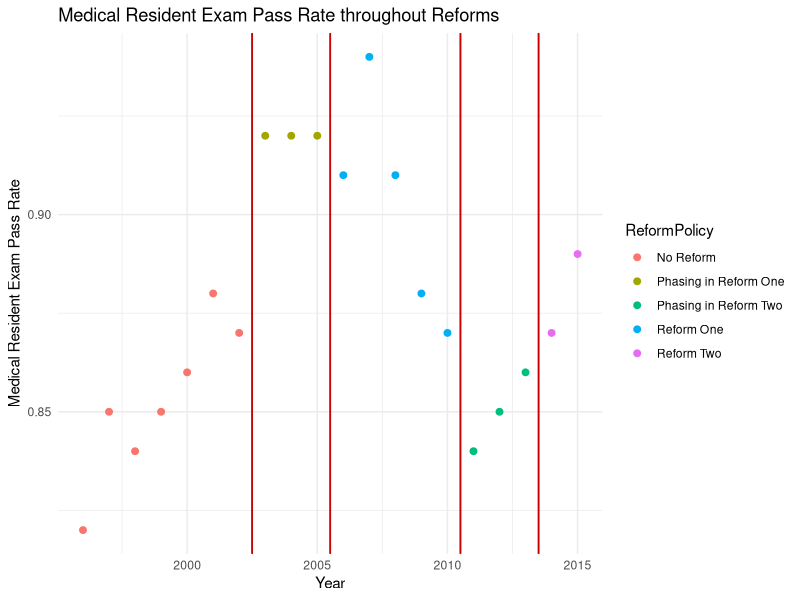
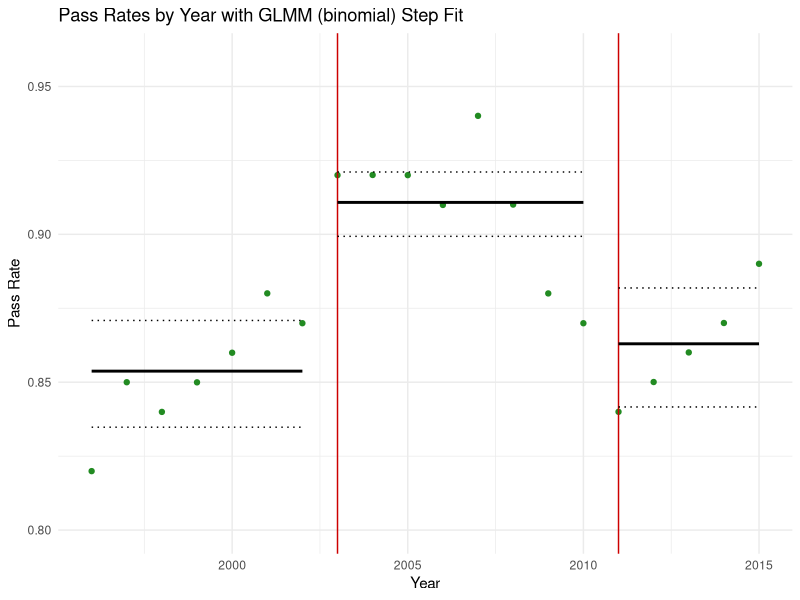
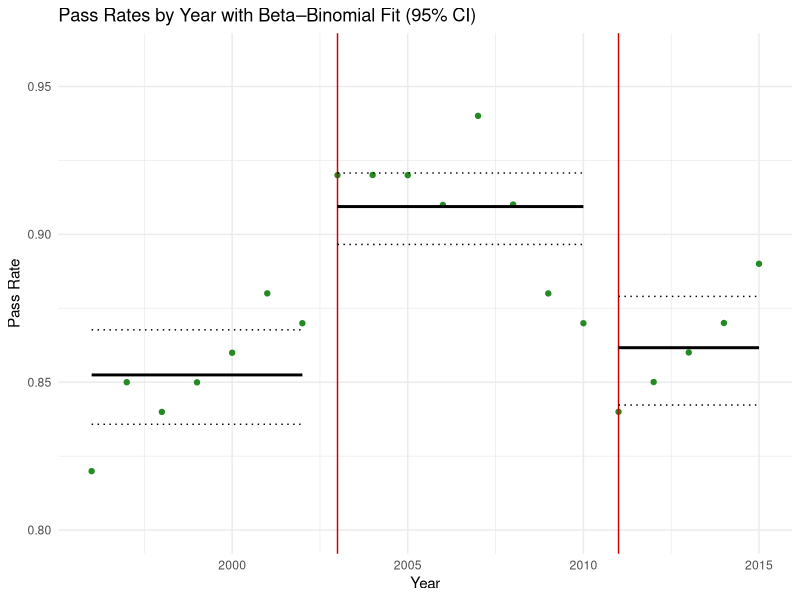
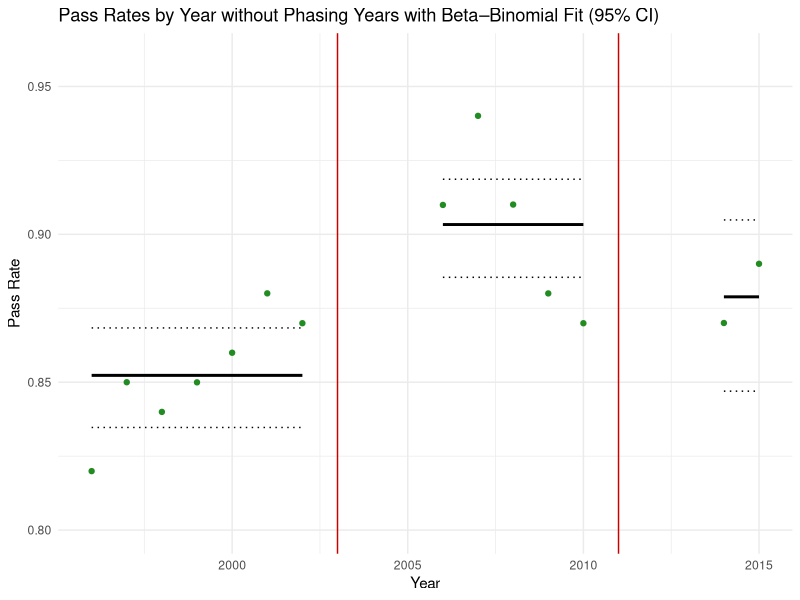

Generate these figures, in order, with R: (Note: this script raises an error after producing the figures.)
## ---- chunk 1
library(lme4)
library(knitr)
library(tidyverse)
library(glmmTMB)
library(broom)
library(emmeans)
## ---- chunk 2
data <- read.table("data.txt",header = TRUE, as.is = TRUE)
## ---- chunk 3
# Data Manipulation

# Add Pass and Fail Count
data$Pass <- round(data$N * data$Pct)
data$Fail <- (data$N - data$Pass)

# Add Time Period Information
data$timeperiod <- rep(1, nrow(data))
data$timeperiod[data$Year > 2002] <- 2
data$timeperiod[data$Year > 2010] <- 3
data$timeperiod <- factor(data$timeperiod, levels = c(1, 2, 3), labels = c("tp1", "tp2", "tp3"))
## ---- chunk 4
# Relevel to Time Period Two 
yP <- data.frame(Year = rep(data$Year, data$Pass), Pass = rep(1, sum(data$Pass)))
yF <- data.frame(Year = rep(data$Year, data$Fail), Pass = rep(0, sum(data$Fail)))
y <- rbind(yP, yF); rm(yP, yF)
y$timeperiod <- rep(1, nrow(y))
y$timeperiod[y$Year > 2002] <- 2
y$timeperiod[y$Year > 2010] <- 3
y$timeperiod <- factor(y$timeperiod, levels = c(1, 2, 3), labels = c("tp1", "tp2", "tp3"))
y$timeperiod <- relevel(y$timeperiod, ref = "tp2")
data$timeperiod <- relevel(data$timeperiod, ref = "tp2")
## ---- chunk 5
# Plot One: Breaking Down Subsets 

# Add Reform Phasing Information
reform_phase_data <- data |>
  mutate(
    ReformPolicy = case_when(
      Year < 2003 ~ "No Reform",
      Year < 2006 ~ "Phasing in Reform One",
      Year < 2011 ~ "Reform One",
      Year < 2014 ~ "Phasing in Reform Two",
      Year < 2016 ~ "Reform Two"
    )
  ) 
## ---- chunk 6
# Create the Plot
reform_phase_data |>
  ggplot(aes(x = Year, y = Pct, color = ReformPolicy)) +
  geom_point(size = 2) +
    labs(
      x = "Year",
      y = "Medical Resident Exam Pass Rate",
      title = "Medical Resident Exam Pass Rate throughout Reforms"
    ) + 
  geom_vline(xintercept = c(2002.5, 2005.5, 2010.5, 2013.5)) + 
  geom_vline(xintercept = c(2002.5, 2005.5, 2010.5, 2013.5), color="red3") +
  theme_minimal()
## ---- chunk 7
model <- glmer(
  Pass ~ timeperiod + (1 | Year),
  data = y,
  family = binomial(link = "logit")
)
## ---- chunk 8
summary(model)$coefficients
## ---- chunk 9
emm <- emmeans(model, ~ timeperiod, type = "response", re.form = NA)
step <- as.data.frame(emm) %>%
  mutate(period = c("tp2","tp1","tp3")) %>%
  arrange(period)

nm_mean  <- intersect(names(step), c("response","prob","emmean"))[1]
nm_lower <- intersect(names(step), c("lower.CL","asymp.LCL"))[1]
nm_upper <- intersect(names(step), c("upper.CL","asymp.UCL"))[1]

step$response <- step[[nm_mean]]
step$lower.CL <- step[[nm_lower]]
step$upper.CL <- step[[nm_upper]]

step$xmin <- c(1996, 2003, 2011)
step$xmax <- c(2002, 2010, 2015)

ggplot(data, aes(x = Year, y = Pass/N)) +
  geom_point(color = "forestgreen") +
  geom_vline(xintercept = c(2003, 2011), color = "red3") +
  geom_segment(data = step,
               aes(x = xmin, xend = xmax, y = response, yend = response),
               inherit.aes = FALSE, color = "black", linewidth = 1) +
  geom_segment(data = step,
               aes(x = xmin, xend = xmax, y = lower.CL, yend = lower.CL),
               inherit.aes = FALSE, color = "black", linetype = "dotted") +
  geom_segment(data = step,
               aes(x = xmin, xend = xmax, y = upper.CL, yend = upper.CL),
               inherit.aes = FALSE, color = "black", linetype = "dotted") +
  labs(title = "Pass Rates by Year with GLMM (binomial) Step Fit",
       y = "Pass Rate") +
  coord_cartesian(ylim = c(0.80, 0.96)) +
  theme_minimal()
## ---- chunk 10
beta_binomial_model <- glmmTMB(
  cbind(Pass, Fail) ~ timeperiod,
  data = data,
  family = betabinomial(link = "logit")
)
## ---- chunk 11
summary(beta_binomial_model)$coefficients
## ---- chunk 12
period_map <- data.frame(
  timeperiod = factor(c("tp1","tp2","tp3"), levels = levels(data$timeperiod)),
  xmin = c(1996, 2003, 2011),
  xmax = c(2002, 2010, 2015)
)

newdat <- tibble(timeperiod = c("tp1","tp2","tp3")) |>
  left_join(period_map, by = "timeperiod")

pred_link <- predict(beta_binomial_model, newdata = newdat, type = "link", se.fit = TRUE)
newdat$fit <- plogis(pred_link$fit)
newdat$lo  <- plogis(pred_link$fit - 1.96 * pred_link$se.fit)
newdat$hi  <- plogis(pred_link$fit + 1.96 * pred_link$se.fit)

# plot
ggplot(data, aes(x = Year, y = Pass/N)) +
  geom_point(color = "forestgreen") +
  geom_vline(xintercept = c(2003, 2011), color = "red3") +
  geom_segment(data = newdat, aes(x = xmin, xend = xmax, y = fit, yend = fit),
               inherit.aes = FALSE, color = "black", linewidth = 1) +
  geom_segment(data = newdat, aes(x = xmin, xend = xmax, y = lo, yend = lo),
               inherit.aes = FALSE, color = "black", linetype = "dotted") +
  geom_segment(data = newdat, aes(x = xmin, xend = xmax, y = hi, yend = hi),
               inherit.aes = FALSE, color = "black", linetype = "dotted") +
  labs(title = "Pass Rates by Year with Beta–Binomial Fit (95% CI)",
       y = "Pass Rate") +
  coord_cartesian(ylim = c(0.80, 0.96)) +
  theme_minimal()
## ---- chunk 13
# Grouping Subsets

# Reform Data
reform_data <- data %>%
  filter(Year < 2003 | (Year >= 2006 & Year <= 2010) | (Year >= 2014 & Year <= 2015)) 
reform_data$timeperiod <- factor(reform_data$timeperiod, levels = c("tp1","tp2","tp3"))
reform_data$timeperiod <- relevel(reform_data$timeperiod, ref = "tp2")
## ---- chunk 14
beta_binomial_model_subsets <- glmmTMB(
  cbind(Pass, Fail) ~ timeperiod,
  data = reform_data,
  family = betabinomial(link = "logit")
)
## ---- chunk 15
summary(beta_binomial_model_subsets)$coefficients
## ---- chunk 16
period_map_sub <- tibble(
  timeperiod = factor(c("tp1","tp2","tp3"), levels = levels(reform_data$timeperiod)),
  xmin = c(1996, 2006, 2014),
  xmax = c(2002, 2010, 2015)
)

present <- unique(reform_data$timeperiod)
period_map_sub <- semi_join(period_map_sub,
                                   tibble(timeperiod = present),
                                   by = "timeperiod")

newdat <- select(period_map_sub, timeperiod)
pred_link <- predict(beta_binomial_model_subsets, newdata = newdat, type = "link", se.fit = TRUE)

newdat$fit <- plogis(pred_link$fit)
newdat$lo  <- plogis(pred_link$fit - 1.96 * pred_link$se.fit)
newdat$hi  <- plogis(pred_link$fit + 1.96 * pred_link$se.fit)

newdat <- dplyr::left_join(newdat, period_map_sub, by = "timeperiod")

ggplot(reform_data, aes(x = Year, y = Pass/N)) +
  geom_point(color = "forestgreen") +
  geom_vline(xintercept = c(2003, 2011), color = "red3") +

  geom_segment(data = newdat,
               aes(x = xmin, xend = xmax, y = fit, yend = fit),
               inherit.aes = FALSE, color = "black", linewidth = 1) +
  geom_segment(data = newdat,
               aes(x = xmin, xend = xmax, y = lo, yend = lo),
               inherit.aes = FALSE, color = "black", linetype = "dotted") +
  geom_segment(data = newdat,
               aes(x = xmin, xend = xmax, y = hi, yend = hi),
               inherit.aes = FALSE, color = "black", linetype = "dotted") +

  labs(title = "Pass Rates by Year without Phasing Years with Beta–Binomial Fit (95% CI)",
       y = "Pass Rate") +
  coord_cartesian(ylim = c(0.80, 0.96)) +
  theme_minimal()
## ---- chunk 17
#| out.width: "80%"
#| out.height: "auto"
knitr::include_graphics("residuals_full_vs_subset.png")

#| out.width: "80%"
#| out.height: "auto"
knitr::include_graphics("residuals_full_vs_mixture.png")
